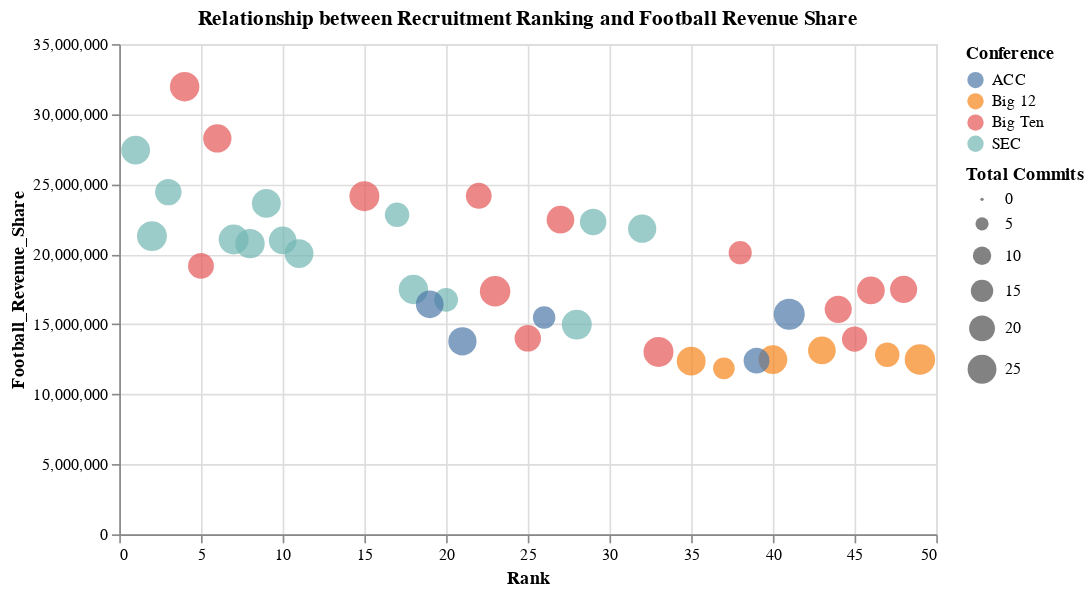

The notebook cell saved with this chart:
### Code cell
chart = alt.Chart(merged_df).mark_point(shape='circle', filled=True,size=100).encode(
    x=alt.X('Rank:Q', sort='ascending', scale=alt.Scale(domain=[0, 50])), 
    y='Football_Revenue_Share:Q',
    color='Conference:N',
    size='Total Commits:Q', 
    tooltip=['School', alt.Tooltip('Football_Revenue_Share:Q', title='Football Revenue Share', format="$,.0f"), 'Rank', 'Conference', 'Total Commits']
).properties(
    title='Relationship between Recruitment Ranking and Football Revenue Share',
	width=500
)

chart

### Figure 1 — Vega-Lite specification as saved in the notebook (floating-point values rounded to 4 significant figures)
{"config": {"view": {"continuousWidth": 300, "continuousHeight": 300}}, "data": {"name": "data-01d95d774e559c064ed3e7e501154c72"}, "mark": {"type": "point", "filled": true, "shape": "circle", "size": 100}, "encoding": {"color": {"field": "Conference", "type": "nominal"}, "size": {"field": "Total Commits", "type": "quantitative"}, "tooltip": [{"field": "School", "type": "nominal"}, {"field": "Football_Revenue_Share", "format": "$,.0f", "title": "Football Revenue Share", "type": "quantitative"}, {"field": "Rank", "type": "nominal"}, {"field": "Conference", "type": "nominal"}, {"field": "Total Commits", "type": "nominal"}], "x": {"field": "Rank", "scale": {"domain": [0, 50]}, "sort": "ascending", "type": "quantitative"}, "y": {"field": "Football_Revenue_Share", "type": "quantitative"}}, "title": "Relationship between Recruitment Ranking and Football Revenue Share", "width": 500, "$schema": "https://vega.github.io/schema/vega-lite/v5.20.1.json", "datasets": {"data-01d95d774e559c064ed3e7e501154c72": [{"School": "Ohio State", "Conference": "Big Ten", "Annual Revenue": 187930323, "22% of Revenue": 41344671, "2025 Cap": 20500000, "Football_Revenue_Share": 31960000.0, "Rank": "4", "Team": "Ohio State", "Total Commits": "26", "5-Stars": "3", "4-Stars": "18", "3-Stars": "5", "Average": "92.46", "Points": "297.72"}, {"School": "Michigan", "Conference": "Big Ten", "Annual Revenue": 166204848, "22% of Revenue": 36565067, "2025 Cap": 20500000, "Football_Revenue_Share": 28260000.0, "Rank": "6", "Team": "Michigan", "Total Commits": "24", "5-Stars": "2", "4-Stars": "15", "3-Stars": "7", "Average": "92.18", "Points": "290.87"}, {"School": "Texas", "Conference": "SEC", "Annual Revenue": 161316575, "22% of Revenue": 35489647, "2025 Cap": 20500000, "Football_Revenue_Share": 27430000.0, "Rank": "1", "Team": "Texas", "Total Commits": "25", "5-Stars": "5", "4-Stars": "14", "3-Stars": "6", "Average": "93.63", "Points": "312.27"}, {"School": "Alabama", "Conference": "SEC", "Annual Revenue": 143674059, "22% of Revenue": 31608293, "2025 Cap": 20500000, "Football_Revenue_Share": 24430000.0, "Rank": "3", "Team": "Alabama", "Total Commits": "21", "5-Stars": "3", "4-Stars": "16", "3-Stars": "2", "Average": "93.42", "Points": "298.40"}, {"School": "Nebraska", "Conference": "Big Ten", "Annual Revenue": 142131011, "22% of Revenue": 31268822, "2025 Cap": 20500000, "Football_Revenue_Share": 24170000.0, "Rank": "22", "Team": "Nebraska", "Total Commits": "20", "5-Stars": "0", "4-Stars": "12", "3-Stars": "8", "Average": "89.65", "Points": "237.53"}, {"School": "Penn State", "Conference": "Big Ten", "Annual Revenue": 141979389, "22% of Revenue": 31235466, "2025 Cap": 20500000, "Football_Revenue_Share": 24150000.0, "Rank": "15", "Team": "Penn State", "Total Commits": "27", "5-Stars": "0", "4-Stars": "19", "3-Stars": "8", "Average": "90.09", "Points": "255.36"}, {"School": "Texas A&M", "Conference": "SEC", "Annual Revenue": 138935509, "22% of Revenue": 30565812, "2025 Cap": 20500000, "Football_Revenue_Share": 23630000.0, "Rank": "9", "Team": "Texas A&M", "Total Commits": "25", "5-Stars": "1", "4-Stars": "20", "3-Stars": "4", "Average": "91.89", "Points": "282.42"}, {"School": "Oklahoma", "Conference": "SEC", "Annual Revenue": 134140083, "22% of Revenue": 29510818, "2025 Cap": 20500000, "Football_Revenue_Share": 22810000.0, "Rank": "17", "Team": "Oklahoma", "Total Commits": "18", "5-Stars": "1", "4-Stars": "11", "3-Stars": "6", "Average": "90.74", "Points": "248.60"}, {"School": "Wisconsin", "Conference": "Big Ten", "Annual Revenue": 132091734, "22% of Revenue": 29060181, "2025 Cap": 20500000, "Football_Revenue_Share": 22460000.0, "Rank": "27", "Team": "Wisconsin", "Total Commits": "23", "5-Stars": "0", "4-Stars": "7", "3-Stars": "16", "Average": "88.36", "Points": "227.22"}, {"School": "Kentucky", "Conference": "SEC", "Annual Revenue": 131139792, "22% of Revenue": 28850754, "2025 Cap": 20500000, "Football_Revenue_Share": 22300000.0, "Rank": "29", "Team": "Kentucky", "Total Commits": "21", "5-Stars": "0", "4-Stars": "7", "3-Stars": "14", "Average": "88.49", "Points": "224.01"}, {"School": "Arkansas", "Conference": "SEC", "Annual Revenue": 128309736, "22% of Revenue": 28228142, "2025 Cap": 20500000, "Football_Revenue_Share": 21820000.0, "Rank": "32", "Team": "Arkansas", "Total Commits": "24", "5-Stars": "0", "4-Stars": "3", "3-Stars": "21", "Average": "87.64", "Points": "219.73"}, {"School": "Georgia", "Conference": "SEC", "Annual Revenue": 125201819, "22% of Revenue": 27544400, "2025 Cap": 20500000, "Football_Revenue_Share": 21290000.0, "Rank": "2", "Team": "Georgia", "Total Commits": "27", "5-Stars": "5", "4-Stars": "20", "3-Stars": "2", "Average": "93.03", "Points": "304.64"}, {"School": "Florida", "Conference": "SEC", "Annual Revenue": 123787622, "22% of Revenue": 27233277, "2025 Cap": 20500000, "Football_Revenue_Share": 21050000.0, "Rank": "7", "Team": "Florida", "Total Commits": "27", "5-Stars": "1", "4-Stars": "16", "3-Stars": "10", "Average": "91.12", "Points": "287.77"}, {"School": "LSU", "Conference": "SEC", "Annual Revenue": 123379555, "22% of Revenue": 27143502, "2025 Cap": 20500000, "Football_Revenue_Share": 20980000.0, "Rank": "10", "Team": "LSU", "Total Commits": "23", "5-Stars": "2", "4-Stars": "19", "3-Stars": "2", "Average": "92.11", "Points": "281.53"}, {"School": "Auburn", "Conference": "SEC", "Annual Revenue": 122045527, "22% of Revenue": 26850016, "2025 Cap": 20500000, "Football_Revenue_Share": 20760000.0, "Rank": "8", "Team": "Auburn", "Total Commits": "26", "5-Stars": "1", "4-Stars": "17", "3-Stars": "8", "Average": "91.57", "Points": "286.89"}, {"School": "Iowa", "Conference": "Big Ten", "Annual Revenue": 118237834, "22% of Revenue": 26012323, "2025 Cap": 20500000, "Football_Revenue_Share": 20110000.0, "Rank": "38", "Team": "Iowa", "Total Commits": "16", "5-Stars": "0", "4-Stars": "4", "3-Stars": "12", "Average": "88.33", "Points": "208.27"}, {"School": "Tennessee", "Conference": "SEC", "Annual Revenue": 117878812, "22% of Revenue": 25933339, "2025 Cap": 20500000, "Football_Revenue_Share": 20050000.0, "Rank": "11", "Team": "Tennessee", "Total Commits": "25", "5-Stars": "1", "4-Stars": "16", "3-Stars": "8", "Average": "91.32", "Points": "277.93"}, {"School": "Oregon", "Conference": "Big Ten", "Annual Revenue": 112696955, "22% of Revenue": 24793330, "2025 Cap": 20500000, "Football_Revenue_Share": 19170000.0, "Rank": "5", "Team": "Oregon", "Total Commits": "20", "5-Stars": "3", "4-Stars": "16", "3-Stars": "1", "Average": "94.37", "Points": "296.10"}, {"School": "Minnesota", "Conference": "Big Ten", "Annual Revenue": 102829428, "22% of Revenue": 22622474, "2025 Cap": 20500000, "Football_Revenue_Share": 17490000.0, "Rank": "48", "Team": "Minnesota", "Total Commits": "22", "5-Stars": "0", "4-Stars": "3", "3-Stars": "18", "Average": "86.23", "Points": "200.95"}, {"School": "South Carolina", "Conference": "SEC", "Annual Revenue": 102805072, "22% of Revenue": 22617116, "2025 Cap": 20500000, "Football_Revenue_Share": 17480000.0, "Rank": "18", "Team": "South Carolina", "Total Commits": "26", "5-Stars": "0", "4-Stars": "13", "3-Stars": "13", "Average": "88.85", "Points": "244.27"}, {"School": "Indiana", "Conference": "Big Ten", "Annual Revenue": 102392473, "22% of Revenue": 22526344, "2025 Cap": 20500000, "Football_Revenue_Share": 17410000.0, "Rank": "46", "Team": "Indiana", "Total Commits": "23", "5-Stars": "0", "4-Stars": "1", "3-Stars": "21", "Average": "86.61", "Points": "201.75"}, {"School": "Washington", "Conference": "Big Ten", "Annual Revenue": 102064858, "22% of Revenue": 22454269, "2025 Cap": 20500000, "Football_Revenue_Share": 17360000.0, "Rank": "23", "Team": "Washington", "Total Commits": "28", "5-Stars": "0", "4-Stars": "8", "3-Stars": "20", "Average": "88.01", "Points": "235.26"}, {"School": "Missouri", "Conference": "SEC", "Annual Revenue": 98443897, "22% of Revenue": 21657657, "2025 Cap": 20500000, "Football_Revenue_Share": 16740000.0, "Rank": "20", "Team": "Missouri", "Total Commits": "17", "5-Stars": "0", "4-Stars": "11", "3-Stars": "6", "Average": "90.96", "Points": "243.48"}, {"School": "Florida State", "Conference": "ACC", "Annual Revenue": 96573266, "22% of Revenue": 21246119, "2025 Cap": 20500000, "Football_Revenue_Share": 16420000.0, "Rank": "19", "Team": "Florida State", "Total Commits": "23", "5-Stars": "0", "4-Stars": "13", "3-Stars": "10", "Average": "89.01", "Points": "244.11"}, {"School": "Illinois", "Conference": "Big Ten", "Annual Revenue": 94445170, "22% of Revenue": 20777937, "2025 Cap": 20500000, "Football_Revenue_Share": 16060000.0, "Rank": "44", "Team": "Illinois", "Total Commits": "22", "5-Stars": "0", "4-Stars": "1", "3-Stars": "20", "Average": "86.88", "Points": "202.76"}, {"School": "North Carolina", "Conference": "ACC", "Annual Revenue": 92384652, "22% of Revenue": 20324623, "2025 Cap": 20500000, "Football_Revenue_Share": 15710000.0, "Rank": "41", "Team": "North Carolina", "Total Commits": "29", "5-Stars": "0", "4-Stars": "1", "3-Stars": "24", "Average": "86.05", "Points": "207.81"}, {"School": "Clemson", "Conference": "ACC", "Annual Revenue": 91036646, "22% of Revenue": 20028062, "2025 Cap": 20500000, "Football_Revenue_Share": 15480000.0, "Rank": "26", "Team": "Clemson", "Total Commits": "15", "5-Stars": "1", "4-Stars": "6", "3-Stars": "8", "Average": "90.48", "Points": "227.23"}, {"School": "Mississippi State", "Conference": "SEC", "Annual Revenue": 88041139, "22% of Revenue": 19369051, "2025 Cap": 20500000, "Football_Revenue_Share": 14970000.0, "Rank": "28", "Team": "Mississippi State", "Total Commits": "27", "5-Stars": "0", "4-Stars": "4", "3-Stars": "23", "Average": "87.61", "Points": "224.62"}, {"School": "Maryland", "Conference": "Big Ten", "Annual Revenue": 82283284, "22% of Revenue": 18102322, "2025 Cap": 20500000, "Football_Revenue_Share": 13990000.0, "Rank": "25", "Team": "Maryland", "Total Commits": "21", "5-Stars": "0", "4-Stars": "6", "3-Stars": "15", "Average": "88.11", "Points": "228.43"}, {"School": "UCLA", "Conference": "Big Ten", "Annual Revenue": 81961661, "22% of Revenue": 18031565, "2025 Cap": 20500000, "Football_Revenue_Share": 13940000.0, "Rank": "45", "Team": "UCLA", "Total Commits": "19", "5-Stars": "0", "4-Stars": "2", "3-Stars": "17", "Average": "86.99", "Points": "202.28"}, {"School": "Georgia Tech", "Conference": "ACC", "Annual Revenue": 81019988, "22% of Revenue": 17824397, "2025 Cap": 20500000, "Football_Revenue_Share": 13780000.0, "Rank": "21", "Team": "Georgia Tech", "Total Commits": "24", "5-Stars": "0", "4-Stars": "6", "3-Stars": "17", "Average": "88.73", "Points": "240.77"}, {"School": "Arizona State", "Conference": "Big 12", "Annual Revenue": 77200589, "22% of Revenue": 16984130, "2025 Cap": 20500000, "Football_Revenue_Share": 13130000.0, "Rank": "43", "Team": "Arizona State", "Total Commits": "23", "5-Stars": "0", "4-Stars": "2", "3-Stars": "20", "Average": "86.72", "Points": "203.39"}, {"School": "Rutgers", "Conference": "Big Ten", "Annual Revenue": 76561314, "22% of Revenue": 16843489, "2025 Cap": 20500000, "Football_Revenue_Share": 13020000.0, "Rank": "33", "Team": "Rutgers", "Total Commits": "27", "5-Stars": "0", "4-Stars": "3", "3-Stars": "24", "Average": "87.68", "Points": "218.60"}, {"School": "Texas Tech", "Conference": "Big 12", "Annual Revenue": 75377557, "22% of Revenue": 16583063, "2025 Cap": 20500000, "Football_Revenue_Share": 12820000.0, "Rank": "47", "Team": "Texas Tech", "Total Commits": "18", "5-Stars": "0", "4-Stars": "5", "3-Stars": "13", "Average": "87.35", "Points": "201.51"}, {"School": "Arizona", "Conference": "Big 12", "Annual Revenue": 73374904, "22% of Revenue": 16142479, "2025 Cap": 20500000, "Football_Revenue_Share": 12480000.0, "Rank": "49", "Team": "Arizona", "Total Commits": "28", "5-Stars": "0", "4-Stars": "1", "3-Stars": "22", "Average": "86.48", "Points": "200.65"}, {"School": "Utah", "Conference": "Big 12", "Annual Revenue": 73358616, "22% of Revenue": 16138896, "2025 Cap": 20500000, "Football_Revenue_Share": 12480000.0, "Rank": "40", "Team": "Utah", "Total Commits": "25", "5-Stars": "0", "4-Stars": "1", "3-Stars": "22", "Average": "86.99", "Points": "207.85"}, {"School": "Virginia Tech", "Conference": "ACC", "Annual Revenue": 72924072, "22% of Revenue": 16043296, "2025 Cap": 20500000, "Football_Revenue_Share": 12400000.0, "Rank": "39", "Team": "Virginia Tech", "Total Commits": "20", "5-Stars": "0", "4-Stars": "4", "3-Stars": "16", "Average": "87.41", "Points": "208.19"}, {"School": "Kansas State", "Conference": "Big 12", "Annual Revenue": 72713016, "22% of Revenue": 15996864, "2025 Cap": 20500000, "Football_Revenue_Share": 12370000.0, "Rank": "35", "Team": "Kansas State", "Total Commits": "25", "5-Stars": "0", "4-Stars": "2", "3-Stars": "23", "Average": "87.08", "Points": "213.85"}, {"School": "Colorado", "Conference": "Big 12", "Annual Revenue": 69682206, "22% of Revenue": 15330085, "2025 Cap": 20500000, "Football_Revenue_Share": 11850000.0, "Rank": "37", "Team": "Colorado", "Total Commits": "14", "5-Stars": "0", "4-Stars": "8", "3-Stars": "6", "Average": "89.43", "Points": "209.08"}]}}
